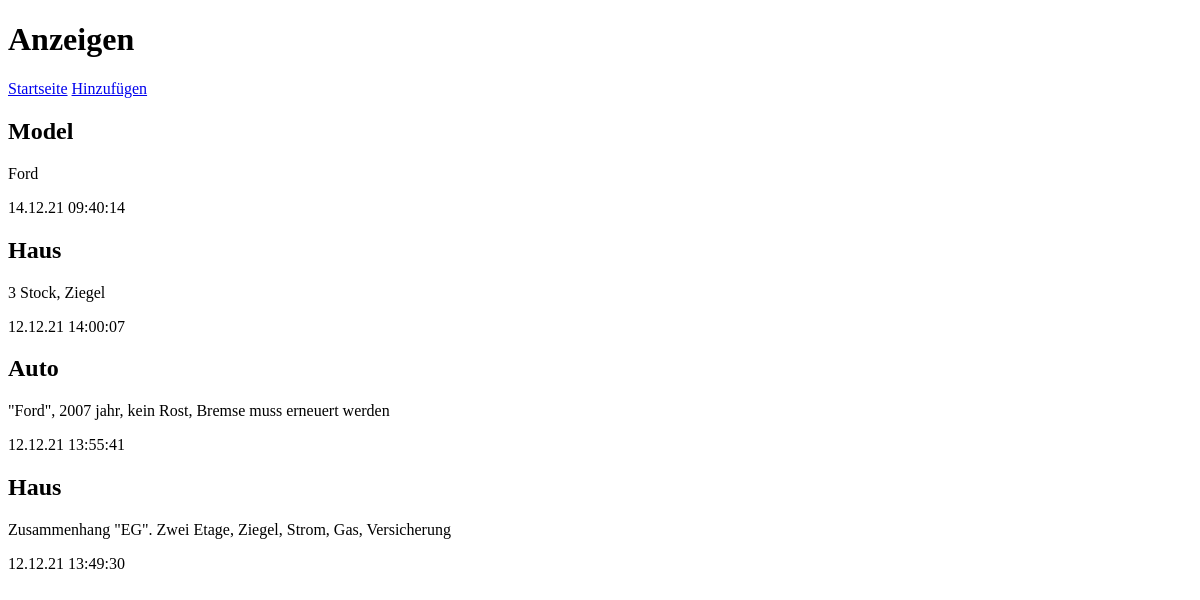
The app's page /bboard/, older data.
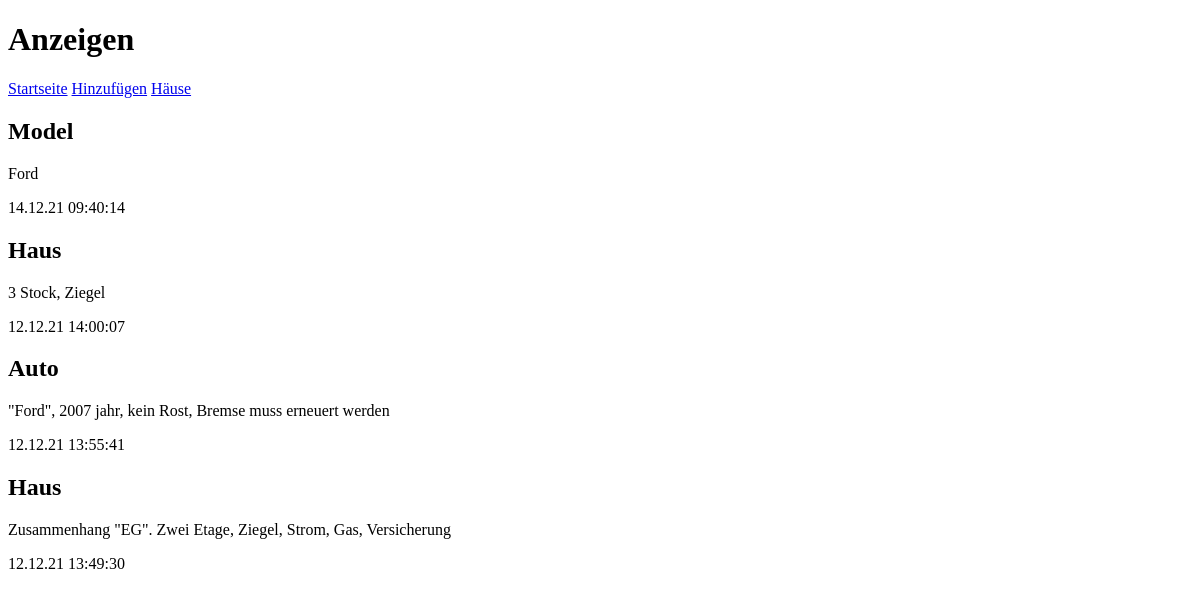
The same page, newer data.
### bboard/models.py (models this page shows, shortened)
class Bb(models.Model):
    title = models.CharField(max_length=50, verbose_name='Material')
    content = models.TextField(null=True, blank=True, verbose_name='Description')
    price = models.FloatField(null=True, blank=True, verbose_name='Price')
    published = models.DateTimeField(auto_now_add=True, db_index=True, verbose_name='Published')
    rubric = models.ForeignKey('Rubric', null=True, on_delete=models.PROTECT, verbose_name='Kategorie')
    class Meta:
        verbose_name_plural = 'Anzeigen'
        verbose_name = 'Material'
        ordering = ['-published']

class Rubric(models.Model):
    name = models.CharField(max_length=20, db_index=True, verbose_name='Name')
    class Meta:
        verbose_name_plural = 'Kategorien'
        verbose_name = 'Kategorie'
        ordering = ['name']

### bboard/views.py (the view)
# urls.py: path('', index, name='index'),
def index(request):
    bbs = Bb.objects.all()
    rubrics = Rubric.objects.all()
    context = {'bbs': bbs, 'rubrics': rubrics}
    return render(request, 'bboard/index.html', context)

### bboard/templates/bboard/index.html (shortened to what this page needs)
<!DOCTYPE html>
<html>
     <head>
     </head>
     <body>
          <h1>Anzeigen</h1>
          <div>
              <a href="{% url 'index' %}">Startseite</a>
              <a href="{% url 'add' %}">Hinzufügen</a>
              {% for rubric in rubrics %}
              <a href="{% url 'by_rubric' rubric.pk %}">{{ rubric.name }}</a>
              {% endfor %}
          </div>
          {% for bb in bbs %}
          <div>
              <h2>{{ bb.title }}</h2>
              <p>{{ bb.content }}</p>
              <p>{{ bb.published|date:'d.m.y H:i:s' }}</p>
           </div>
          {% endfor %}
     </body>
</html>

Row changes from the older to the newer data that the page shows:
added Rubric: name "Häuse"
